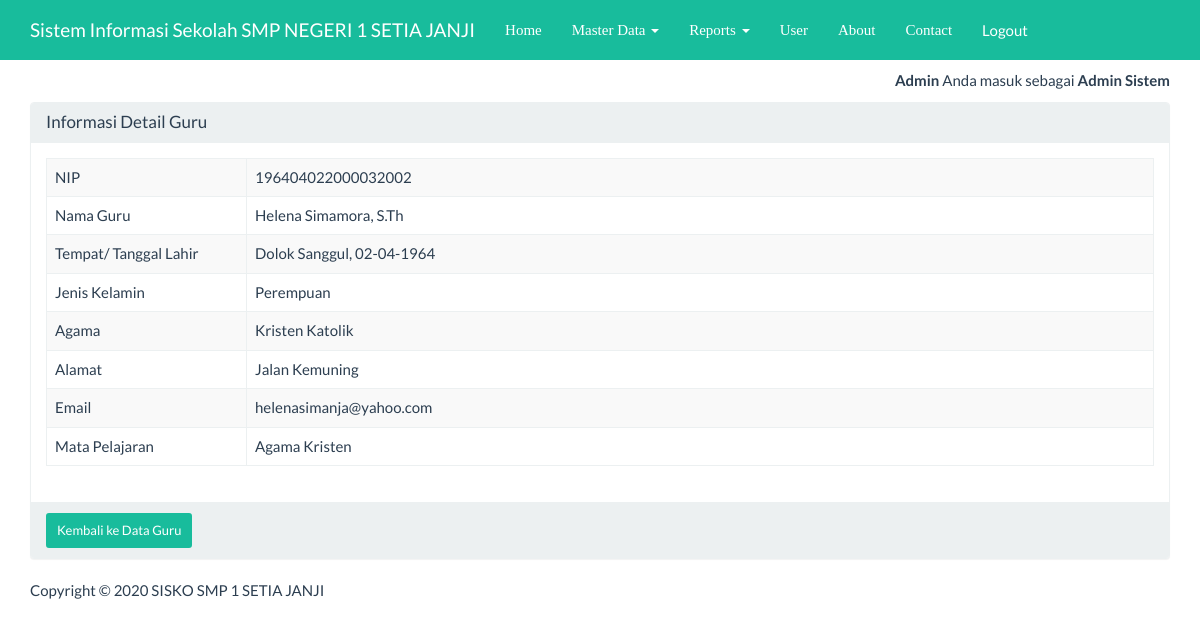
Screenshot of /index_admin.php?page=guru&actions=detail&id=5 (signed in) with the database file from the repository.
### tables this page shows
CREATE TABLE `guru` (
  `id` int(15) NOT NULL,
  `nip` varchar(50) NOT NULL,
  `guru_nama` varchar(30) NOT NULL,
  `guru_pass` varchar(40) NOT NULL,
  `guru_tempat` varchar(25) NOT NULL,
  `guru_tanggal` date NOT NULL,
  `guru_jk` varchar(15) NOT NULL,
  `guru_agama` varchar(15) NOT NULL,
  `guru_alamat` text NOT NULL,
  `guru_email` varchar(25) NOT NULL,
  `mapel` varchar(30) NOT NULL
);

### views/guru_detail.php (the view, shortened to what this page needs)
<nav class="navbar navbar-inverse navbar-fixed-top">
    <div class="container">
        <div class="navbar-header">
            <a class="navbar-brand" href="?page=utama">Sistem Informasi Sekolah SMP NEGERI 1 SETIA JANJI</a>
        </div>
        <div id="navbar" class="navbar-collapse collapse">
            <ul class="nav navbar-nav">
                <li ><a href="?index_admin.php" style="font-family: cursive;">Home</a></li>
                <?php if(isset($_SESSION['level']) && $_SESSION['level']==1) { ?>
                <li class="dropdown">
                    <a href="#" class="dropdown-toggle" data-toggle="dropdown" role="button" aria-haspopup="true" aria-expanded="false" style="font-family: cursive;">Master Data <span class="caret"></span></a>
                </li>
                <li class="dropdown">
                    <a href="#" class="dropdown-toggle" data-toggle="dropdown" role="button" aria-haspopup="true" aria-expanded="false" style="font-family: cursive;">Reports <span class="caret"></span></a>
                </li>
                <li><a href="?page=user&actions=tampil" style="font-family: cursive;">User</a></li>
                <?php } ?>
                <li><a href="?page=about&actions=tampil" style="font-family: cursive;">About</a></li>
                <li><a href="?page=kontak&actions=tampil" style="font-family: cursive;">Contact</a></li>
                    <?php if (isset($_SESSION['user'])) { ?>
                    <li><a href="logout.php">Logout</a></li>
                <?php } ?>
            </ul>
        </div>
    </div>
</nav>
<div class="container">
    <div class="row">
        <div class="col-xs-12">
            <div class="panel panel-default">
                <div class="panel-heading">
                    <h3 class="panel-title">Informasi Detail Guru</h3>
                </div>
                <div class="panel-body">
                    <?php
                    $sql = "SELECT *FROM guru WHERE id='" . $_GET ['id'] . "'";
                    $query = mysqli_query($koneksi, $sql) or die("SQL Detail error");
                    $data = mysqli_fetch_array($query);
                    ?>
                    <table class="table table-bordered table-striped table-hover">
                        <tr>
                            <td width="200">NIP</td> <td><?= $data['nip'] ?></td>
                        </tr>
                        <tr>
                            <td>Nama Guru</td> <td><?= $data['guru_nama'] ?></td>
                        </tr>
                             <?php
                                $tgl = explode('-', $data['guru_tanggal']);
                            ?>
                        <tr>
                            <td>Tempat/ Tanggal Lahir</td>  <td> <?=$data['guru_tempat'];?>, <?=$tgl[2].'-'.$tgl[1].'-'.$tgl[0]?></td>
                        </tr>
                        <tr>
                            <td>Jenis Kelamin</td><td><?= $data['guru_jk'] ?></td>
                        </tr>
						<tr>
                            <td>Agama</td> <td><?= $data['guru_agama'] ?></td>
                        </tr>
                        <tr>
                            <td>Alamat</td> <td><?= $data['guru_alamat'] ?></td>
                        </tr>
                        <tr>
                            <td>Email</td> <td><?= $data['guru_email'] ?></td>
                        </tr>
                        <tr>
                            <td>Mata Pelajaran</td> <td><?= $data['mapel'] ?></td>
                        </tr>
                    </table>
                </div>
                <div class="panel-footer">
                    <a href="?page=guru&actions=tampil" class="btn btn-success btn-sm">
                        Kembali ke Data Guru </a>
                </div>
            </div>
        </div>
    </div>
</div>

### index_admin.php (style rules this page uses)
body { margin-top:70px; }

### rows the page displays
guru: nip "196404022000032002", guru_nama "Helena Simamora, S.Th", guru_tempat "Dolok Sanggul", guru_tanggal "02", guru_tanggal "04", guru_tanggal "1964", guru_jk "Perempuan", guru_agama "Kristen Katolik", guru_alamat "Jalan Kemuning", guru_email "helenasimanja@yahoo.com", mapel "Agama Kristen"

### other values shown
$_SESSION['nama'] "Admin"
$_SESSION['ket'] "Admin Sistem"
